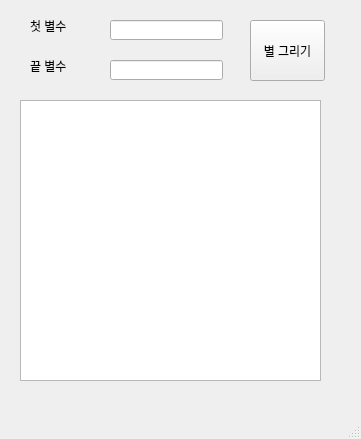
<?xml version="1.0" encoding="UTF-8"?>
<ui version="4.0">
 <class>MainWindow</class>
 <widget class="QMainWindow" name="MainWindow">
  <property name="geometry">
   <rect>
    <x>0</x>
    <y>0</y>
    <width>361</width>
    <height>439</height>
   </rect>
  </property>
  <property name="windowTitle">
   <string>MainWindow</string>
  </property>
  <widget class="QWidget" name="centralwidget">
   <widget class="QLabel" name="lbl_first">
    <property name="geometry">
     <rect>
      <x>30</x>
      <y>20</y>
      <width>56</width>
      <height>12</height>
     </rect>
    </property>
    <property name="text">
     <string>첫 별수</string>
    </property>
   </widget>
   <widget class="QLabel" name="lbl_last">
    <property name="geometry">
     <rect>
      <x>30</x>
      <y>60</y>
      <width>56</width>
      <height>12</height>
     </rect>
    </property>
    <property name="text">
     <string>끝 별수</string>
    </property>
   </widget>
   <widget class="QLineEdit" name="le_first">
    <property name="geometry">
     <rect>
      <x>110</x>
      <y>20</y>
      <width>113</width>
      <height>20</height>
     </rect>
    </property>
   </widget>
   <widget class="QLineEdit" name="le_last">
    <property name="geometry">
     <rect>
      <x>110</x>
      <y>60</y>
      <width>113</width>
      <height>20</height>
     </rect>
    </property>
   </widget>
   <widget class="QPushButton" name="pb">
    <property name="geometry">
     <rect>
      <x>250</x>
      <y>20</y>
      <width>75</width>
      <height>61</height>
     </rect>
    </property>
    <property name="text">
     <string>별 그리기</string>
    </property>
   </widget>
   <widget class="QTextEdit" name="te">
    <property name="geometry">
     <rect>
      <x>20</x>
      <y>100</y>
      <width>301</width>
      <height>281</height>
     </rect>
    </property>
   </widget>
  </widget>
  <widget class="QMenuBar" name="menubar">
   <property name="geometry">
    <rect>
     <x>0</x>
     <y>0</y>
     <width>361</width>
     <height>21</height>
    </rect>
   </property>
  </widget>
  <widget class="QStatusBar" name="statusbar"/>
 </widget>
 <resources/>
 <connections/>
</ui>
